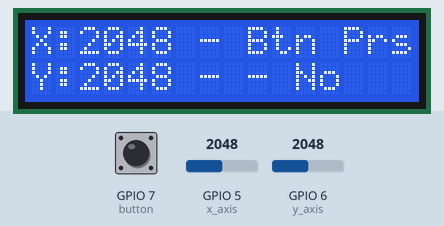
A program run on a simulated ESP32 board running MicroPython. Shown: 16×2 character LCD. Inputs (shaded band) come from the test bench; at power-on: GPIO 5 (x_axis) = 2048, GPIO 7 (button) HIGH, GPIO 6 (y_axis) = 2048 (analog values on the 0–4095 scale). Library files of the repository ran but are not shown: i2c_lcd.py; what the program prints to the serial console is not drawn.

Above: at 1.2 s.
1.3 s: GPIO 5 (x_axis) set to 491
At 2.0 s:
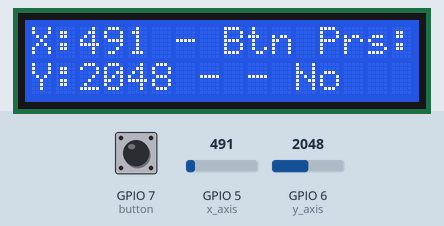
4.4 s: GPIO 7 (button) pulled LOW for 0.65 s
At 5.3 s:
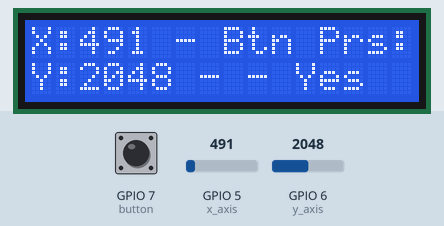
6.5 s: GPIO 6 (y_axis) set to 2866
At 6.9 s:
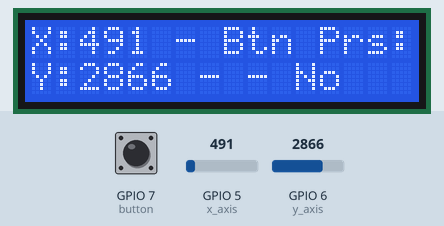
8.0 s: GPIO 7 (button) pulled LOW for 1 s
At 8.6 s:
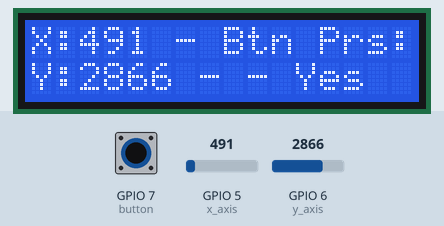
10.5 s: GPIO 5 (x_axis) set to 1228
At 11.3 s:
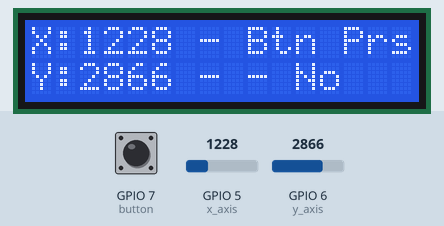
13.6 s: GPIO 6 (y_axis) set to 3603
At 14.5 s:
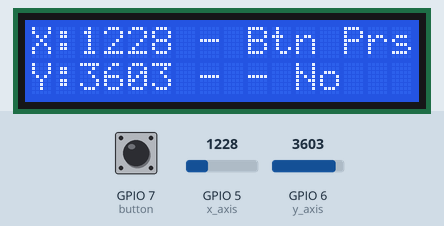
Timing chart, 0 to 16.6 s (numbered marks = the images above; inputs shaded):
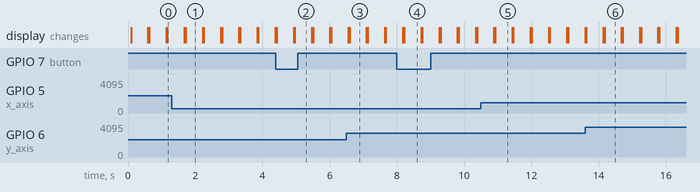

The program:

joystick_lcd_tester.py
```python
from machine import Pin, ADC, SoftI2C
import time
from lib.i2c_lcd import I2cLcd

# Joystick Pins
VRx_PIN = 5
VRy_PIN = 6
BUTTON_PIN = 7

# LCD setup
LCD_I2C_ADDRESS = 0x3F
i2c = SoftI2C(scl=Pin(39), sda=Pin(40), freq=100000)
lcd = I2cLcd(i2c, LCD_I2C_ADDRESS, 2, 16)

# Initialize ADC for joystick's X and Y axes
# x_axis = ADC(Pin(VRx_PIN), atten=ADC.ATTN_11DB)
# y_axis = ADC(Pin(VRy_PIN), atten=ADC.ATTN_11DB)
x_axis = ADC(Pin(VRx_PIN), atten=ADC.ATTN_11DB)
y_axis = ADC(Pin(VRy_PIN), atten=ADC.ATTN_11DB)
# Initialize the joystick button
button = Pin(BUTTON_PIN, Pin.IN, Pin.PULL_UP)

def display_values(x, y, button):
    lcd.clear()
    button_pressed = 'Yes' if button == 0 else 'No'  # Detect if button is pressed
    lcd.putstr(f"X:{x} - Btn Prs:")
    lcd.move_to(0, 1)  # Move to the second line
    lcd.putstr(f"Y:{y} - - {button_pressed}")  # Display button status

while True:
    # Read joystick values
    x_value = x_axis.read()
    y_value = y_axis.read()
    button_state = button.value()

    # Display values on LCD
    display_values(x_value, y_value, button_state)

    # Also print the values to the console for debugging
    print(f"X: {x_value}, Y: {y_value}, Button: {button_state}")

    # Delay to make it readable and not too fast
    time.sleep(0.5)
```

Measured:
- after the input at 4.4 s, the display: first differs from a run without the input after 0.57 s (image 2)
- after the input at 6.5 s, the display: first differs from a run without the input after 0.09 s (image 3)
- after the input at 8.0 s, the display: first differs from a run without the input after 0.22 s (image 4)
- after the input at 10.5 s, the display: first differs from a run without the input after 0.43 s (image 5)
- after the input at 13.6 s, the display: first differs from a run without the input after 0.58 s (image 6)
- what the display in image 1 shows lasts 0.5 s, from 1.7 s to 2.2 s
